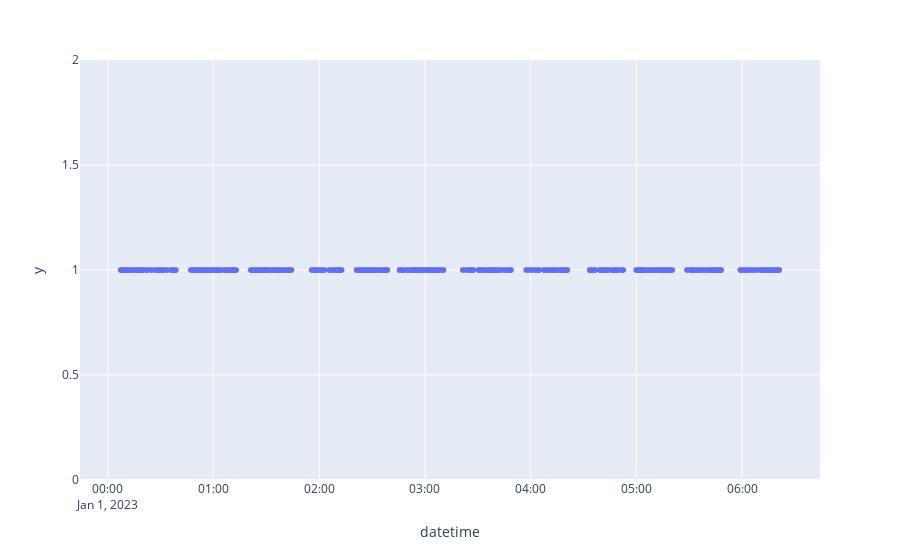

Notebook code for this chart:
### Code cell
px.scatter(df, x="datetime", y=pl.repeat(1, len(df), eager=True))

### Figure 1 — Plotly figure (JSON) as saved in the notebook; plotly's stock layout.template omitted (floating-point values rounded to 4 significant figures; data arrays with more than 128 entries replaced by an {"elided": "..."} marker saying what was removed)
{"data": [{"hovertemplate": "datetime=%{x}<br>y=%{y}<extra></extra>", "legendgroup": "", "marker": {"color": "#636efa", "symbol": "circle"}, "mode": "markers", "name": "", "showlegend": false, "type": "scattergl", "x": {"elided": "3594 str values"}, "xaxis": "x", "y": {"elided": "3594 int values"}, "yaxis": "y"}], "layout": {"legend": {"tracegroupgap": 0}, "margin": {"t": 60}, "xaxis": {"anchor": "y", "domain": [0, 1], "title": {"text": "datetime"}}, "yaxis": {"anchor": "x", "domain": [0, 1], "title": {"text": "y"}}}}
